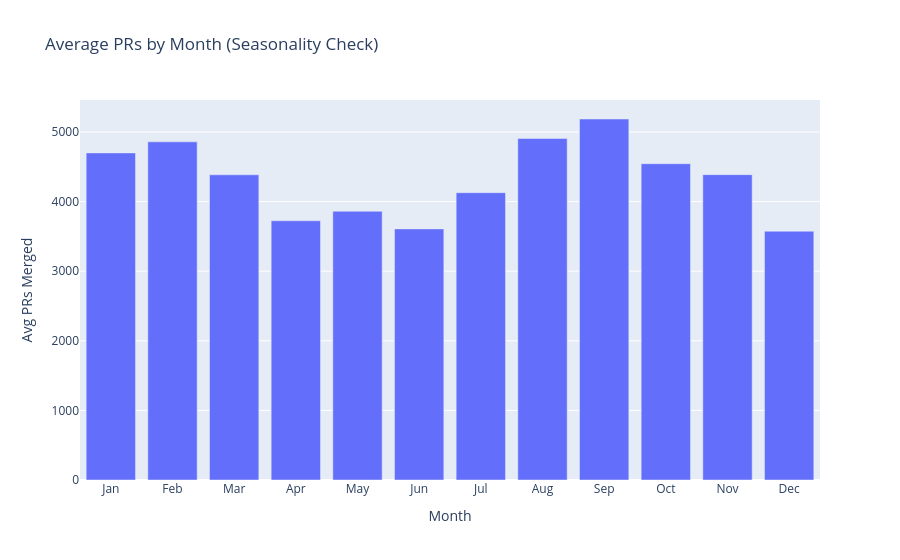

The notebook cell saved with this chart:
### Code cell
# Seasonality check - are there consistent dips?
df_monthly['month_name'] = df_monthly['month_dt'].dt.strftime('%b')
df_seasonality = df_monthly.groupby('month_num').agg({
    'prs_merged': 'mean',
    'month_name': 'first'
}).sort_index()

fig = px.bar(df_seasonality.reset_index(), x='month_name', y='prs_merged',
             title='Average PRs by Month (Seasonality Check)')
fig.update_layout(xaxis_title='Month', yaxis_title='Avg PRs Merged')
fig.show()

print("\nSeasonality patterns:")
print(f"  - Lowest: {df_seasonality['month_name'].iloc[df_seasonality['prs_merged'].argmin()]} ({df_seasonality['prs_merged'].min():.0f} avg)")
print(f"  - Highest: {df_seasonality['month_name'].iloc[df_seasonality['prs_merged'].argmax()]} ({df_seasonality['prs_merged'].max():.0f} avg)")

### Figure 1 — Plotly figure (JSON) as saved in the notebook; plotly's stock layout.template omitted (floating-point values rounded to 4 significant figures)
{"data": [{"hovertemplate": "month_name=%{x}<br>prs_merged=%{y}<extra></extra>", "legendgroup": "", "marker": {"color": "#636efa", "pattern": {"shape": ""}}, "name": "", "orientation": "v", "showlegend": false, "textposition": "auto", "type": "bar", "x": ["Jan", "Feb", "Mar", "Apr", "May", "Jun", "Jul", "Aug", "Sep", "Oct", "Nov", "Dec"], "xaxis": "x", "y": [4699.0, 4858.0, 4385.0, 3724.0, 3861.0, 3608.0, 4127.0, 4906.0, 5186.0, 4544.0, 4387.0, 3574.0], "yaxis": "y"}], "layout": {"barmode": "relative", "legend": {"tracegroupgap": 0}, "title": {"text": "Average PRs by Month (Seasonality Check)"}, "xaxis": {"anchor": "y", "domain": [0, 1], "title": {"text": "Month"}}, "yaxis": {"anchor": "x", "domain": [0, 1], "title": {"text": "Avg PRs Merged"}}}}
